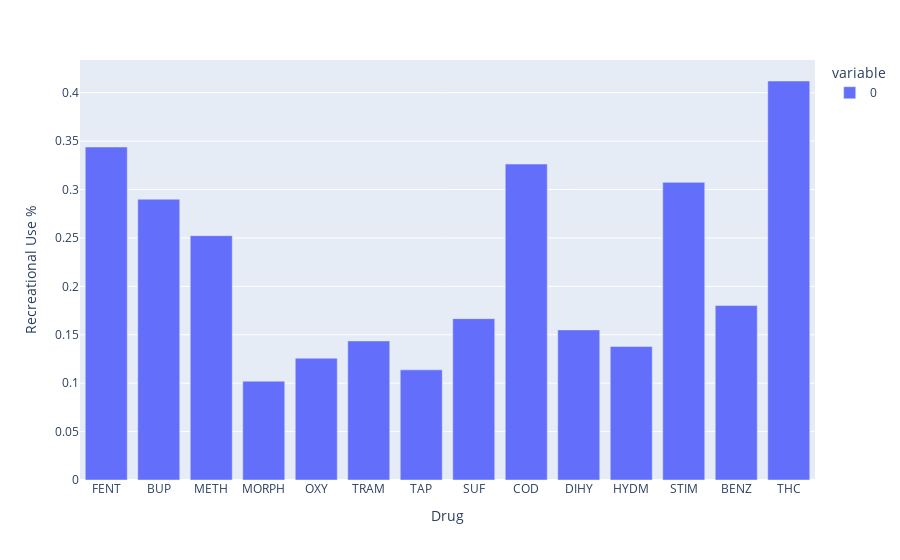

Notebook cell for this chart:
### Code cell
px.bar(pd.DataFrame(data=calculate_proportions(df_use), index=[0]).T, labels={'index':'Drug', 'value':'Recreational Use %'})

### Figure 1 — Plotly figure (JSON) as saved in the notebook; plotly's stock layout.template omitted (floating-point values rounded to 4 significant figures)
{"data": [{"alignmentgroup": "True", "hovertemplate": "variable=0<br>Drug=%{x}<br>Recreational Use %=%{y}<extra></extra>", "legendgroup": "0", "marker": {"color": "#636efa"}, "name": "0", "offsetgroup": "0", "orientation": "v", "showlegend": true, "textposition": "auto", "type": "bar", "x": ["FENT", "BUP", "METH", "MORPH", "OXY", "TRAM", "TAP", "SUF", "COD", "DIHY", "HYDM", "STIM", "BENZ", "THC"], "xaxis": "x", "y": [0.3439, 0.29, 0.2524, 0.1021, 0.1258, 0.1436, 0.1137, 0.1667, 0.3263, 0.155, 0.1379, 0.3074, 0.1802, 0.4121], "yaxis": "y"}], "layout": {"barmode": "relative", "legend": {"title": {"text": "variable"}, "tracegroupgap": 0}, "margin": {"t": 60}, "xaxis": {"anchor": "y", "domain": [0, 1], "title": {"text": "Drug"}}, "yaxis": {"anchor": "x", "domain": [0, 1], "title": {"text": "Recreational Use %"}}}}
